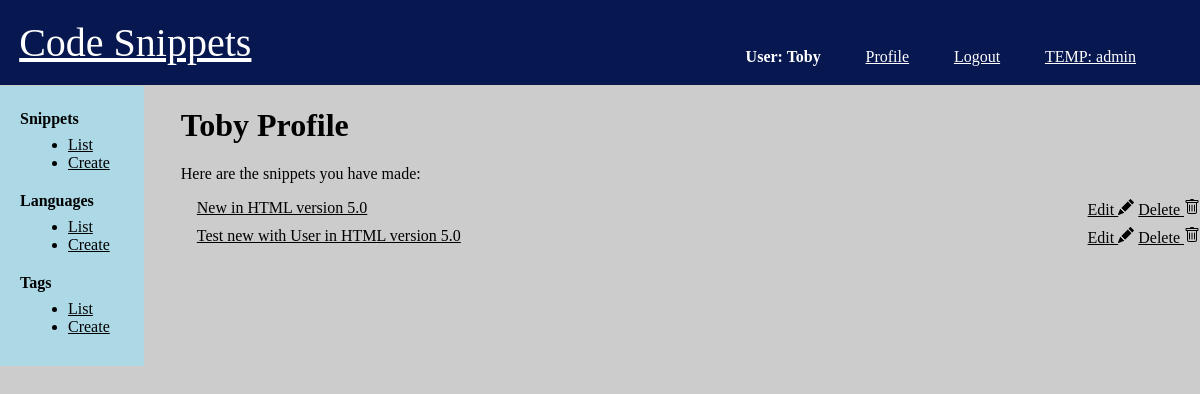
The app's page /profile (signed in) with its own data.
### snippets/models.py (models this page shows)
class User(BaseUser):
    pass

class Snippet(models.Model):
    title = models.CharField(max_length=255, default='')
    description = models.CharField(max_length=512, default='', blank=True)
    code = models.TextField()
    language = models.ForeignKey(
        'Language', on_delete=models.CASCADE, related_name='snippets', blank=True, null=True)
    user = models.ManyToManyField(
        'User', related_name='snippets')
    author = models.ForeignKey(
        'User', on_delete=models.CASCADE, related_name='my_snippet')
    parent = models.ForeignKey(
        'Snippet', on_delete=models.SET_NULL, related_name='forks', blank=True, null=True)
    created_at = models.DateTimeField(auto_now_add=True)
    tag = models.ManyToManyField('Tag', related_name='snippets', blank=True)
    def __str__(self):
        return f'{self.title} in {self.language}'

class Language(models.Model):
    name = models.CharField(max_length=255)
    version = models.FloatField(blank=True, null=True)
    def __str__(self):
        return f'{self.name} version {self.version}'

### snippets/views.py (the view)
# urls.py: path('profile', views.user_profile, name='user_profile')
def user_profile(request):
    snippets = Snippet.objects.filter(user=request.user)
    return render(request, 'snippets/profile.html', {"snippets": snippets})

### templates/snippets/profile.html (shortened to what this page needs)
{% extends 'base.html' %}
{% block content %}
<h1> {{request.user.username}} Profile </h1>
<p>Here are the snippets you have made:</p>
{% for snippet in snippets %}
    <div class="list-item">
        <a href="{% url 'detail_snippet' pk=snippet.pk %}"> {{ snippet }} </a>
        <div class="actions">
            {% if user.is_authenticated %}
            <a href="{% url 'edit_snippet' pk=snippet.pk %}"> Edit {% include './icons/pencil-fill.svg' %}</a>
            <a href="{% url 'delete_snippet' pk=snippet.pk %}"> Delete {% include './icons/trash.svg' %}</a>
            {% endif %}
        </div>
    </div>
{% endfor %}
{% endblock content %}

### templates/base.html (shortened to what this page needs)
{% load static %}
<!DOCTYPE html>
<html lang="en">
<head>
    <link rel="stylesheet" href="{% static 'css/style.css' %}">
</head>
<body>
    <header>
        <a href="{% url 'list_snippet' %}">Code Snippets</a>
         <div class='account'>{% if user.is_authenticated %}<div class="username">User: {{request.user.username}}</div> <div><a href="/profile">Profile</a></div> <div><a href="/accounts/logout">Logout</a></div> {% else %} <div><a href="/accounts/login">Login</a></div> <div><a href="/accounts/register">Register</a></div> {% endif %} <div> <a href="{% url 'admin:index' %}"> TEMP: admin</a> </div></div>
    </header>
    <div class="sidebar">
        <div class="sidebar-section">
            Snippets
            <ul>
                <li><a href="{% url 'list_snippet' %}">List</a></li>
                {% if user.is_authenticated %}
                <li><a href="{% url 'create_snippet' %}">Create</a></li>
                {% endif %}
            </ul>
        </div>
        <div class="sidebar-section">
            Languages
            <ul>
                <li><a href="{% url 'list_language' %}">List</a></li>
                {% if user.is_authenticated %}
                <li><a href="{% url 'create_language' %}">Create</a></li>
                {% endif %}
            </ul>
        </div>
        <div class="sidebar-section">
            Tags
            <ul>
                <li><a href="{% url 'list_tag' %}">List</a></li>
                {% if user.is_authenticated %}
                <li><a href="{% url 'create_tag' %}">Create</a></li>
                {% endif %}
            </ul>
        </div>
    </div>
    <div class="body-text">
        {% block content %}
        {% endblock content %}
    </div>
</body>
</html>

### static/css/style.css (style rules this page uses)
html, body { margin: 0; padding: 0; }
body { background-color: #ccc; }
a { color: black; }
header { background-color: rgb(7, 23, 80); padding: 1.2rem; margin: 0; font-size: 2.5rem; color: white; display: flex; justify-content: space-between; }
header a { color: white; }
.account { font-size: 1rem; width: 30rem; position: relative; display: flex; justify-content: space-evenly; }
.account div { margin-top: auto; }
.username { font-weight: bold; }
.sidebar { height: 16.5rem; width: 9rem; position: fixed; left: 0; top: 5.4rem; padding-top: 1rem; background-color: lightblue; }
.sidebar div { padding: 0.5rem 0.25rem 0.25rem 1.25rem; display: block; font-size: 16px; font-weight: bold; }
.sidebar div ul { margin: 0.5rem; font-size: 16px; font-weight: normal; }
.body-text { margin-left: 9.3rem; padding-left: 2rem; }
.list-item { padding: 0 0 0.5rem 1rem; display: flex; justify-content: space-between; }
h1 { display: flex; justify-content: space-between; }

### records on screen
User: user.username "Toby"
Snippet: title+language "New in HTML version 5.0"
Snippet: title+language "Test new with User in HTML version 5.0"
